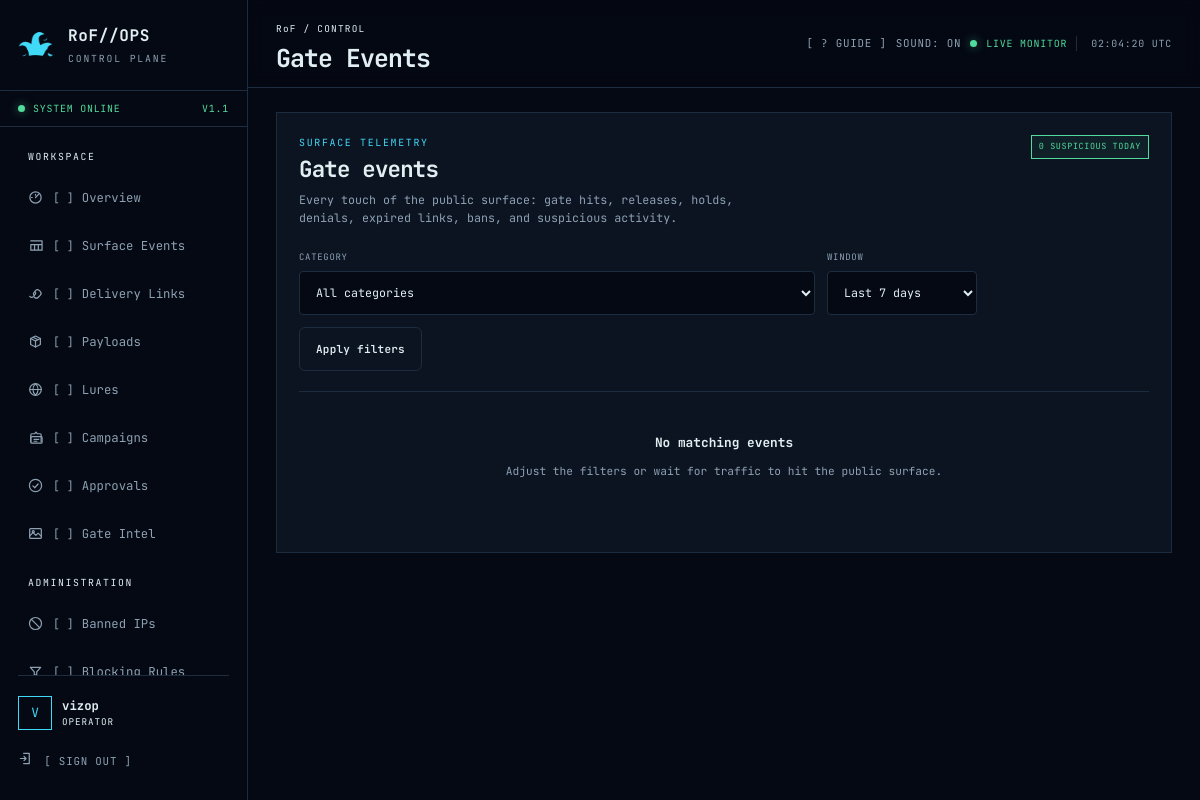
The page /panel/gate-events/ (signed in) on the database as committed earlier.
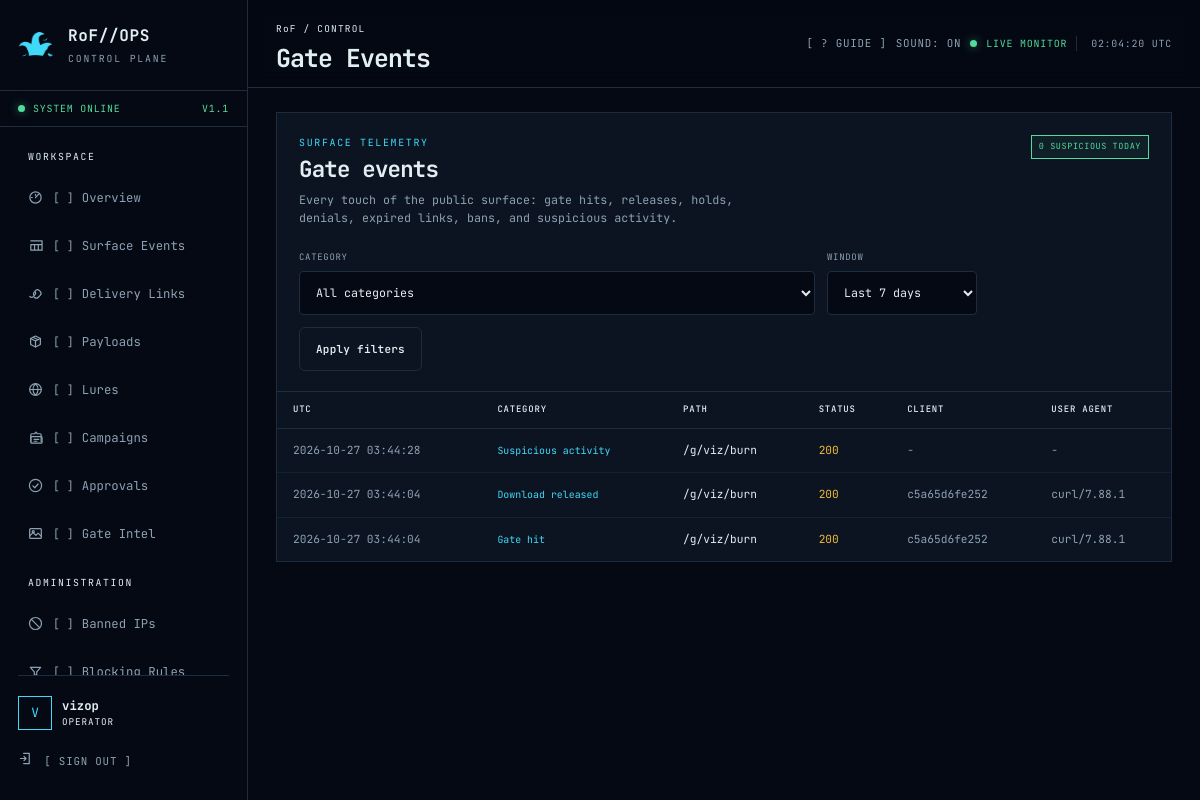
The same page on the database as committed later.
### gates/models.py (models this page shows)
class HitEvent(models.Model):
    CATEGORY_CHOICES = [
        ("hit", "Gate hit"),
        ("key_served", "Key served"),
        ("download", "Download released"),
        ("awaiting_approval", "Awaiting approval"),
        ("approved", "Approved"),
        ("disapproved", "Disapproved"),
        ("expired", "Expired link hit"),
        ("banned", "Banned IP hit"),
        ("not_found", "Untracked path"),
        ("suspicious", "Suspicious activity"),
        ("canary", "Decoy canary re-hit"),
        ("blocked", "Blocked by rule"),
        ("lure", "Lure site hit"),
        ("decoy_asset", "Decoy asset served"),
    ]
    category = models.CharField(max_length=20, choices=CATEGORY_CHOICES, db_index=True)
    path = models.TextField(blank=True)
    link = models.ForeignKey(DeliveryLink, null=True, blank=True, on_delete=models.SET_NULL, related_name="hit_events")
    agent_channel = models.ForeignKey(AgentChannel, null=True, blank=True, on_delete=models.SET_NULL, related_name="hit_events")
    ip_hash = models.CharField(max_length=64, blank=True, db_index=True)
    raw_ip = models.GenericIPAddressField(null=True, blank=True)
    user_agent = models.TextField(blank=True)
    status_code = models.PositiveSmallIntegerField(default=200)
    detail = models.JSONField(default=dict, blank=True)
    created_at = models.DateTimeField(auto_now_add=True, db_index=True)
    class Meta:
        ordering = ["-created_at"]
        indexes = [models.Index(fields=["category", "created_at"])]

### gates/views.py (the view)
# urls.py: path("gate-events/", views.gate_events_view, name="gate-events"),
@login_required
def gate_events_view(request):
    events = HitEvent.objects.select_related("link", "agent_channel")
    category = request.GET.get("category", "").strip()
    days = request.GET.get("days", "7").strip()
    if category in dict(HitEvent.CATEGORY_CHOICES):
        events = events.filter(category=category)
    if days.isdigit() and 1 <= int(days) <= 365:
        events = events.filter(created_at__gte=timezone.now() - timezone.timedelta(days=int(days)))
    paginator = Paginator(events, 40)
    page = paginator.get_page(request.GET.get("page"))
    template = "panel/_gate_events_table.html" if request.headers.get("HX-Request") else "panel/gate_events.html"
    return render(request, template, {
        "title": "Gate Events", "page": page, "events": page.object_list,
        "categories": HitEvent.CATEGORY_CHOICES, "category": category,
        "suspicious_today": HitEvent.objects.filter(category="suspicious", created_at__date=timezone.now().date()).count(),
    })

### accounts/context_processors.py (called while the page is built)
def panel_context(request):
    user = request.user
    theme = getattr(user, "theme", "default") if user.is_authenticated else "default"
    return {
        "is_administrator": is_administrator(user),
        "panel_name": "RoF//OPS",
        "theme": theme,
    }

### accounts/permissions.py (called while the page is built)
def is_administrator(user):
    return bool(user.is_authenticated and user.is_active and (user.is_superuser or user.groups.filter(name="Administrator").exists()))

### gates/services.py (called while the page is built)
def _remote_is_trusted(remote):
    if not remote:
        return False
    try:
        address = ipaddress.ip_address(remote)
    except ValueError:
        return False
    for entry in getattr(settings, "TRUSTED_PROXIES", ("127.0.0.1", "::1")):
        try:
            if "/" in entry:
                if address in ipaddress.ip_network(entry, strict=False):
                    return True
            elif address == ipaddress.ip_address(entry):
                return True
        except ValueError:
            continue
    return False

### templates/panel/gate_events.html (shortened to what this page needs)
{% extends "base.html" %}
{% block content %}
<section class="panel page-panel">
  <div class="panel-heading">
    <div><span class="section-label">SURFACE TELEMETRY</span><h2>Gate events</h2><p>Every touch of the public surface: gate hits, releases, holds, denials, expired links, bans, and suspicious activity.</p></div>
    <span class="status-badge {% if suspicious_today %}warn{% else %}good{% endif %}">{{ suspicious_today }} SUSPICIOUS TODAY</span>
  </div>
  <form class="filter-bar" method="get" action="{% url 'gate-events' %}" hx-get="{% url 'gate-events' %}" hx-target="#gate-events-table" hx-push-url="true" hx-trigger="submit, change from:#filter-category, change from:#filter-days">
    <label><span>CATEGORY</span><select id="filter-category" class="field-input" name="category"><option value="">All categories</option></select></label>
    <label><span>WINDOW</span><select id="filter-days" class="field-input" name="days"><option value="7" {% if not request.GET.days or request.GET.days == '7' %}selected{% endif %}>Last 7 days</option></select></label>
    <button class="button secondary" type="submit">Apply filters</button>
  </form>
  <div id="gate-events-table">{% include "panel/_gate_events_table.html" %}</div>
</section>
{% endblock %}

### templates/panel/_gate_events_table.html (shortened to what this page needs)
{% if events %}<div class="table-wrap"><table><thead><tr><th>UTC</th><th>CATEGORY</th><th>PATH</th><th>STATUS</th><th>CLIENT</th><th>USER AGENT</th></tr></thead><tbody>
{% for event in events %}
<tr>
  <td class="mono muted nowrap">{{ event.created_at|date:"Y-m-d H:i:s" }}</td>
  <td><span class="method">{{ event.get_category_display }}</span></td>
  <td class="path-cell mono" title="{{ event.path }}">{{ event.path }}</td>
  <td><span class="status-code">{{ event.status_code }}</span></td>
  <td class="mono muted">{{ event.ip_hash|slice:":12"|default:"-" }}</td>
  <td class="mono muted">{{ event.user_agent|truncatechars:50|default:"-" }}</td>
</tr>
{% endfor %}
</tbody></table></div>
{% else %}<div class="empty-state"><strong>No matching events</strong><p>Adjust the filters or wait for traffic to hit the public surface.</p></div>{% endif %}

Rows that differ between the two databases and show on the page:
added HitEvent: created_at "2026-10-27 03:44:28", category "Suspicious activity", path "/g/viz/burn", status_code "200", ip_hash "-", user_agent "-"
added HitEvent: created_at "2026-10-27 03:44:04", category "Download released", path "/g/viz/burn", status_code "200", ip_hash "c5a65d6fe252", user_agent "curl/7.88.1"
added HitEvent: created_at "2026-10-27 03:44:04", category "Gate hit", path "/g/viz/burn", status_code "200", ip_hash "c5a65d6fe252", user_agent "curl/7.88.1"
Other text that changed with them:
text no longer shown: "No matching events Adjust the filters or wait for traffic to hit the public surface."
text now shown: "UTC CATEGORY PATH STATUS CLIENT USER AGENT"
